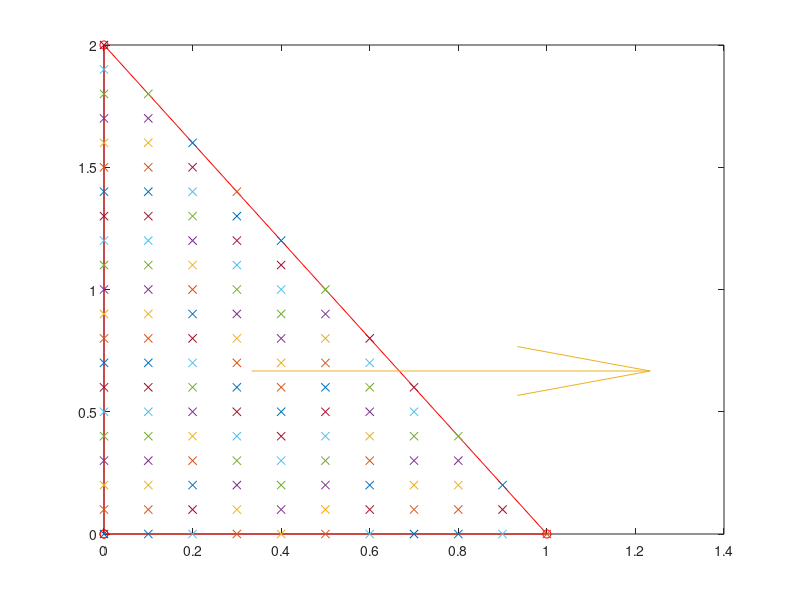

Reproduce this figure in MATLAB.
% Make a triangle
close all
clear all
V1 = [0 0]
V2 = [1 0]
V3 = [0 2]

plot([V1(1) V2(1) V3(1) V1(1)], [V1(2) V2(2) V3(2) V1(2)],'r-o')
hold on
% basis function associated with node 1

Plane_Mat = [V1(1) V1(2) 1; V2(1) V2(2) 1; V3(1) V3(2) 1];
RHS = [0 1 0]';

abc = Plane_Mat\RHS;

a = abc(1);
b = abc(2);
c = abc(3);

for(x=0:0.1:1)
    for(y=0:0.1:(2-2*x))
        z = a*x + b*y + c;
        plot3(x, y, z,'x')
        
    end
end

% slope of basis function
Centroid = (V1+V2+V3)/3;

quiver(Centroid(1), Centroid(2), a, b)